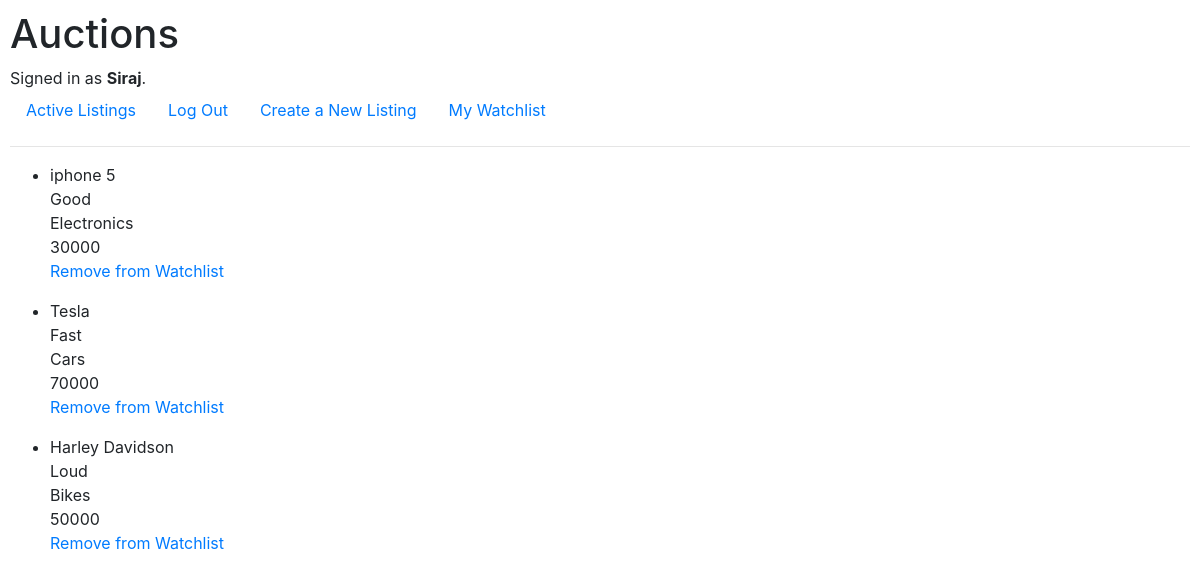
/my_watchlist (signed in), run on the app's committed database.
### auctions/models.py (models this page shows)
class User(AbstractUser):
    pass

class Listing(models.Model):
    Title = models.CharField(max_length=64)
    Description = models.TextField(max_length=500)
    Category = models.CharField(max_length=16)
    Starting_Bid = models.IntegerField()
    Image = models.ImageField()
    Auction_closed = models.BooleanField(default=False)
    watchlist = models.ManyToManyField(User, blank= True, related_name="watcher")
    listing_owner = models.ForeignKey(User,on_delete=models.CASCADE,related_name="owner",null=True)

### auctions/views.py (the view)
# urls.py: path("my_watchlist", views.my_watchlist, name="my_watchlist"),
@login_required
def my_watchlist(request):
    user = User.objects.get(pk=request.user.id)
    return render(request, "auctions/my_watchlist.html",{
        "watchlist": user.watcher.all()
    })

### auctions/templates/auctions/my_watchlist.html
{% extends "auctions/layout.html"%}
{% block body %}
    {% for watch in watchlist %}
        <ul>
            <li>
                {{watch.Title}} <br>
                {{watch.Description}} <br>
                {{watch.Category}} <br>
                {{watch.Starting_Bid}} <br>
                <a href="{% url 'remove_listing' watch.id %}"> Remove from Watchlist </a>
            </li>
        </ul>
    {% endfor %}
{% endblock %}

### auctions/templates/auctions/layout.html (shortened to what this page needs)
{% load static %}
<!DOCTYPE html>
<html lang="en">
    <head>
        <link rel="stylesheet" href="https://stackpath.bootstrapcdn.com/bootstrap/4.4.1/css/bootstrap.min.css">
        <link href="{% static 'auctions/styles.css' %}" rel="stylesheet">
    </head>
    <body>
        <h1>Auctions</h1>
        <div>
            {% if user.is_authenticated %}
                Signed in as <strong>{{ user.username }}</strong>.
            {% else %}
                Not signed in.
            {% endif %}
        </div>
        <ul class="nav">
            <li class="nav-item">
                <a class="nav-link" href="{% url 'index' %}">Active Listings</a>
            </li>
            {% if user.is_authenticated %}
                <li class="nav-item">
                    <a class="nav-link" href="{% url 'logout' %}">Log Out</a>
                </li>
                <li class="nav-item">
                    <a class="nav-link" href="{% url 'create' %}">Create a New Listing</a>
                </li>
                <li class="nav-item">
                    <a class="nav-link" href="{% url 'my_watchlist' %}">My Watchlist</a>
                </li>
            {% endif %}
        </ul>
        <hr>
        {% block body %}
        {% endblock %}
    </body>
</html>

### auctions/static/auctions/styles.css (style rules this page uses)
body { padding: 10px; }

### data on the page
User: username "Siraj"
Listing: Title "iphone 5", Description "Good", Category "Electronics", Starting_Bid "30000"
Listing: Title "Tesla", Description "Fast", Category "Cars", Starting_Bid "70000"
Listing: Title "Harley Davidson", Description "Loud", Category "Bikes", Starting_Bid "50000"
